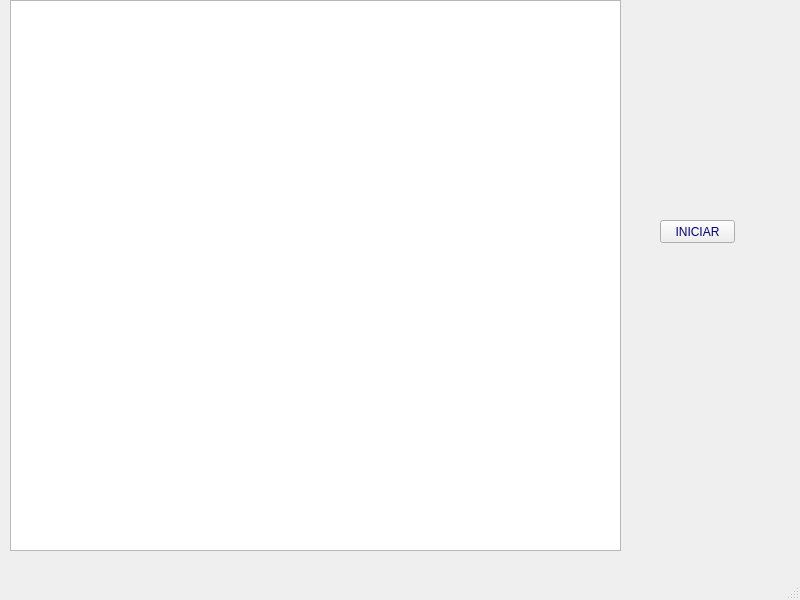
<?xml version="1.0" encoding="UTF-8"?>
<ui version="4.0">
 <class>MainWindow</class>
 <widget class="QMainWindow" name="MainWindow">
  <property name="geometry">
   <rect>
    <x>0</x>
    <y>0</y>
    <width>800</width>
    <height>600</height>
   </rect>
  </property>
  <property name="windowTitle">
   <string>MainWindow</string>
  </property>
  <property name="styleSheet">
   <string notr="true">/*#graphicsView
{
background-image : url(:/IMAGENES/MAINMENU.png);
}*/
color: rgb(0, 0, 127);</string>
  </property>
  <widget class="QWidget" name="centralwidget">
   <widget class="QPushButton" name="INICIAR">
    <property name="geometry">
     <rect>
      <x>660</x>
      <y>220</y>
      <width>75</width>
      <height>23</height>
     </rect>
    </property>
    <property name="text">
     <string>INICIAR</string>
    </property>
   </widget>
   <widget class="QGraphicsView" name="graphicsView">
    <property name="geometry">
     <rect>
      <x>10</x>
      <y>0</y>
      <width>611</width>
      <height>551</height>
     </rect>
    </property>
   </widget>
  </widget>
  <widget class="QMenuBar" name="menubar">
   <property name="geometry">
    <rect>
     <x>0</x>
     <y>0</y>
     <width>800</width>
     <height>21</height>
    </rect>
   </property>
  </widget>
  <widget class="QStatusBar" name="statusbar"/>
 </widget>
 <resources/>
 <connections/>
</ui>
